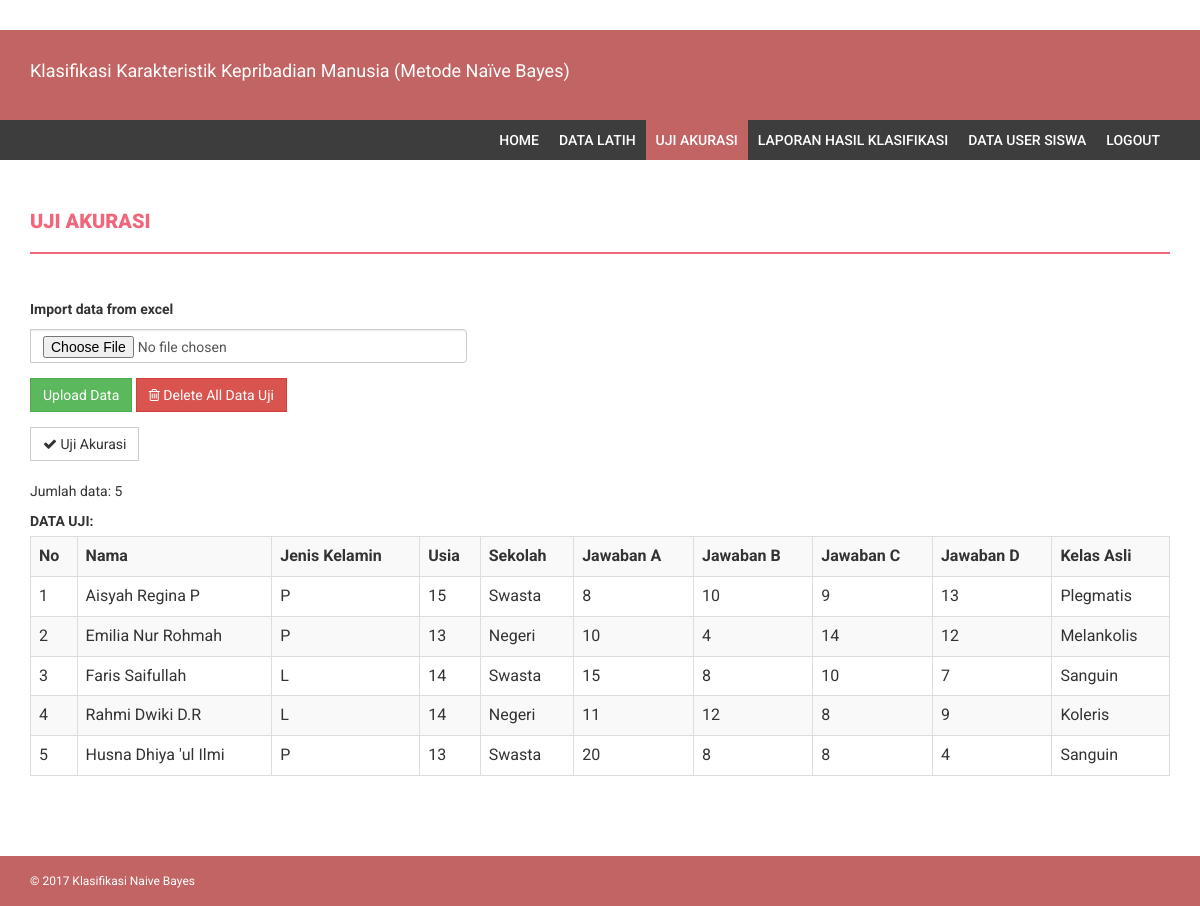
/index.php?menu=uji_akurasi (signed in), run on the app's committed database.
### tables this page shows
CREATE TABLE `data_uji` (
  `id` int(11) NOT NULL AUTO_INCREMENT,
  `nama` varchar(200) DEFAULT NULL,
  `jenis_kelamin` enum('L','P') DEFAULT NULL,
  `usia` int(11) DEFAULT NULL,
  `sekolah` varchar(100) DEFAULT NULL,
  `jawaban_a` int(11) DEFAULT NULL,
  `jawaban_b` int(11) DEFAULT NULL,
  `jawaban_c` int(11) DEFAULT NULL,
  `jawaban_d` int(11) DEFAULT NULL,
  `kelas_asli` varchar(100) DEFAULT NULL,
  `kelas_hasil` varchar(100) DEFAULT NULL,
  `nilai_sanguin` double DEFAULT NULL,
  `nilai_koleris` double DEFAULT NULL,
  `nilai_melankolis` double DEFAULT NULL,
  `nilai_plegmatis` double DEFAULT NULL,
  PRIMARY KEY (`id`)
);

### database.php (called while the page is built, shortened)
<?php
class database {
    private $servername;
    private $user_db;
    private $password_db;
    private $database;
    private $koneksi;
    function database() {
        return $this->connect_db();
    }
    function load_conf_db() {
        $path = dirname(__FILE__) . '/koneksi.php';
        if (file_exists($path)) {
            $conf = include $path;
            $this->servername = @$conf['host'];
            $this->database = @$conf['dbname'];
            $this->user_db = @$conf['username'];
            $this->password_db = @$conf['password'];
        }
    }
    public function connect_db() {
        $this->koneksi = mysqli_connect($this->servername, $this->user_db, $this->password_db, $this->database);
        return $this->koneksi;
    }
    function db_query($sql) {
        $conn = $this->koneksi;
        return mysqli_query($conn, $sql);
    }
    function db_fetch_array($result) {
        return mysqli_fetch_array($result);
    }
    function db_num_rows($result) {
        return mysqli_num_rows($result);
    }
}
?>

### koneksi.php (called while the page is built)
<?php
return array(
    'host' => "localhost",
    'username' => "root",
    'password' => "",
    'dbname' => "kepribadian_naive_bayes",
);
?>

### uji_akurasi.php (the view, shortened to what this page needs)
<?php
include_once "database.php";
?>
<div class="content-wrapper">
    <div class="container">
        <div class="row">
            <div class="col-md-12">
                <h4 class="page-head-line">Uji Akurasi</h4>
            </div>
        </div>
        <?php
        $db_object = new database();
                ?>
            <?php
        $sql = "SELECT * FROM data_uji";
        $query = $db_object->db_query($sql);
        $jumlah = $db_object->db_num_rows($query);
        ?>
        <div class="row">
            <div class="col-md-12">
                <form method="post" enctype="multipart/form-data" action="">
                    <div class="form-group">
                        <div class="input-group">
                            <label>Import data from excel</label>
                            <input name="file_data_uji" type="file" class="form-control">
                        </div>
                    </div>
                    <div class="form-group">
                        <input name="submit" type="submit" value="Upload Data" class="btn btn-success">
                        <button name="delete" type="submit"  class="btn btn-danger" onclick="">
                            <i class="fa fa-trash-o"></i> Delete All Data Uji
                        </button>
                    </div>
                    <div class="form-group">
                        <button name="uji_akurasi" type="submit"  class="btn btn-default" onclick="">
                            <i class="fa fa-check"></i> Uji Akurasi
                        </button>
                    </div>
                </form>
                <?php
                echo "Jumlah data: " . $jumlah . "<br>";
                if ($jumlah == 0) {
                    echo "Data kosong...";
                }
                else {
                    ?>
                    <strong>DATA UJI:</strong>
                    <table class='table table-bordered table-striped  table-hover'>
                        <tr>
                            <th>No</th>
                            <th>Nama</th>
                            <th>Jenis Kelamin</th>
                            <th>Usia</th>
                            <th>Sekolah</th>
                            <th>Jawaban A</th>
                            <th>Jawaban B</th>
                            <th>Jawaban C</th>
                            <th>Jawaban D</th>
                            <th>Kelas Asli</th>
                        </tr>
                        <?php
                        $no = 1;
                        while ($row = $db_object->db_fetch_array($query)) {
                            echo "<tr>";
                            echo "<td>" . $no . "</td>";
                            echo "<td>" . $row['nama'] . "</td>";
                            echo "<td>" . $row['jenis_kelamin'] . "</td>";
                            echo "<td>" . $row['usia'] . "</td>";
                            echo "<td>" . $row['sekolah'] . "</td>";
                            echo "<td>" . $row['jawaban_a'] . "</td>";
                            echo "<td>" . $row['jawaban_b'] . "</td>";
                            echo "<td>" . $row['jawaban_c'] . "</td>";
                            echo "<td>" . $row['jawaban_d'] . "</td>";
                            echo "<td>" . $row['kelas_asli'] . "</td>";
                            echo "</tr>";
                            $no++;
                        }
                        ?>
                    </table>
                    <?php
                }
                    ?>
            </div>
        </div>
    </div>
</div>

### assets/css/style.css (style rules this page uses)
body { font-family: 'Roboto', sans-serif; line-height: 30px; }
.content-wrapper { margin-top: 40px; min-height: 600px; padding-bottom: 60px; }
.page-head-line { font-weight: 900; padding-bottom: 20px; border-bottom: 2px solid #F0677C; text-transform: uppercase; color: #F0677C; font-size: 20px; margin-bottom: 40px; }
.btn { border-radius: 0px; -webkit-border-radius: 0px; -moz-border-radius: 0px; }

### data on the page
data_uji: nama "Aisyah Regina P", jenis_kelamin "P", usia "15", sekolah "Swasta", jawaban_a "8", jawaban_b "10", jawaban_c "9", jawaban_d "13", kelas_asli "Plegmatis"
data_uji: nama "Emilia Nur Rohmah", jenis_kelamin "P", usia "13", sekolah "Negeri", jawaban_a "10", jawaban_b "4", jawaban_c "14", jawaban_d "12", kelas_asli "Melankolis"
data_uji: nama "Faris Saifullah", jenis_kelamin "L", usia "14", sekolah "Swasta", jawaban_a "15", jawaban_b "8", jawaban_c "10", jawaban_d "7", kelas_asli "Sanguin"
data_uji: nama "Rahmi Dwiki D.R", jenis_kelamin "L", usia "14", sekolah "Negeri", jawaban_a "11", jawaban_b "12", jawaban_c "8", jawaban_d "9", kelas_asli "Koleris"
data_uji: nama "Husna Dhiya 'ul Ilmi", jenis_kelamin "P", usia "13", sekolah "Swasta", jawaban_a "20", jawaban_b "8", jawaban_c "8", jawaban_d "4", kelas_asli "Sanguin"

### other printed values
$jumlah "5"
